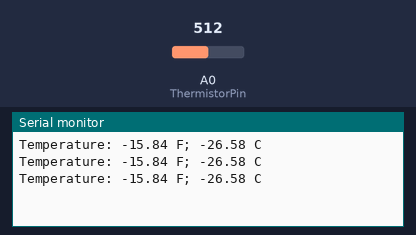
Simulated run of this sketch. Board: Arduino Uno, built with avr-gcc and run on an emulated ATmega328P. Shown: the last lines printed to the serial monitor. Inputs (shaded band) come from the test bench; at power-on: A0 (ThermistorPin) = 512.

Above: at 1.3 s.
1.4 s: A0 (ThermistorPin) set to 716
At 1.9 s:
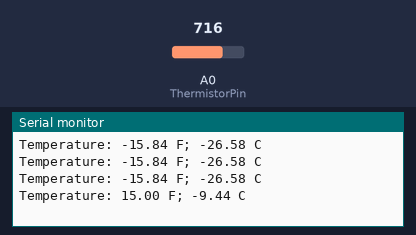
2.9 s: A0 (ThermistorPin) set to 900
At 3.4 s:
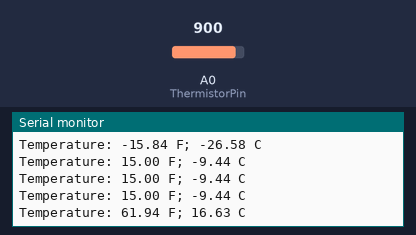
Timing chart, 0 to 5.9 s (numbered marks = the images above; inputs shaded):
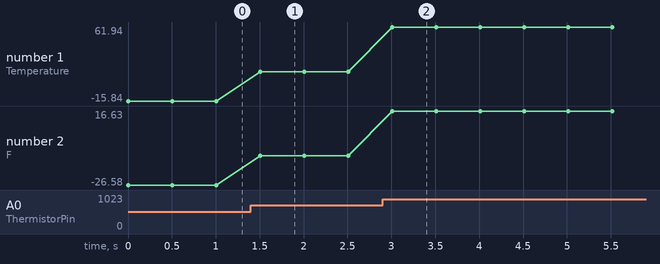

Measured:
- after the input at 1.4 s, the serial monitor: prints a new line after 0.10 s (image 1)
- after the input at 2.9 s, the serial monitor: prints a new line after 0.11 s (image 2)
- plotted number 1: -15.84 → 15 after the input at 1.4 s, 15 → 61.94 after the input at 2.9 s
- plotted number 2: -26.58 → -9.44 after the input at 1.4 s, -9.44 → 16.63 after the input at 2.9 s

The sketch:

Touch_Temperature.ino
```cpp
int ThermistorPin = 0;
int Vo;
float R1 = 100000;
float logR2, R2, T, Tc, Tf;
float c1 = 1.009249522e-03, c2 = 2.378405444e-04, c3 = 2.019202697e-07;

void setup() {
Serial.begin(9600);
}

void loop() {

  Vo = analogRead(ThermistorPin);
  logR2 = log(R1 * ((1024.0 / (float)Vo) - 1.0));
  T = 1.0 / (c1 + (c2*logR2) + (c3*logR2*logR2*logR2));
  Tc = T - 273.15;
  Tf = (Tc * 9.0)/ 5.0 + 32.0;

  Serial.print("Temperature: ");
  Serial.print(Tf);
  Serial.print(" F; ");
  Serial.print(Tc);
  Serial.println(" C");

  delay(500);
}
```
